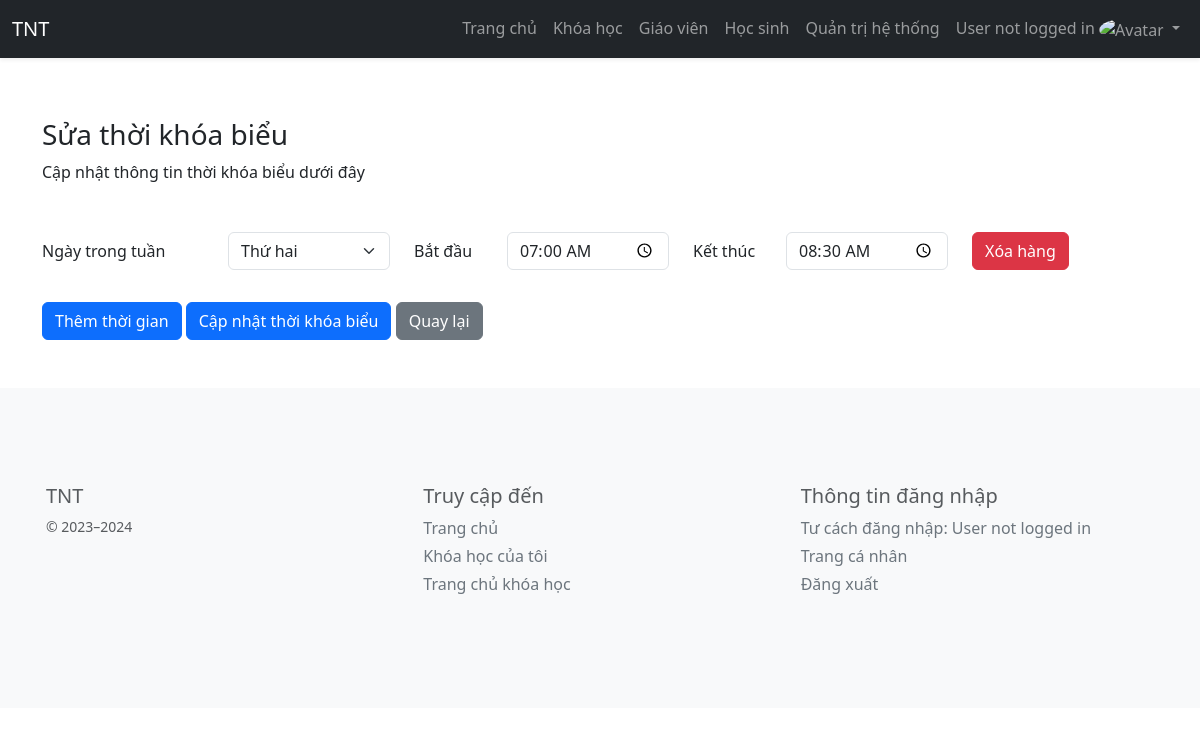
The app's page /admin/schedule_edit.php?id=1, older data.
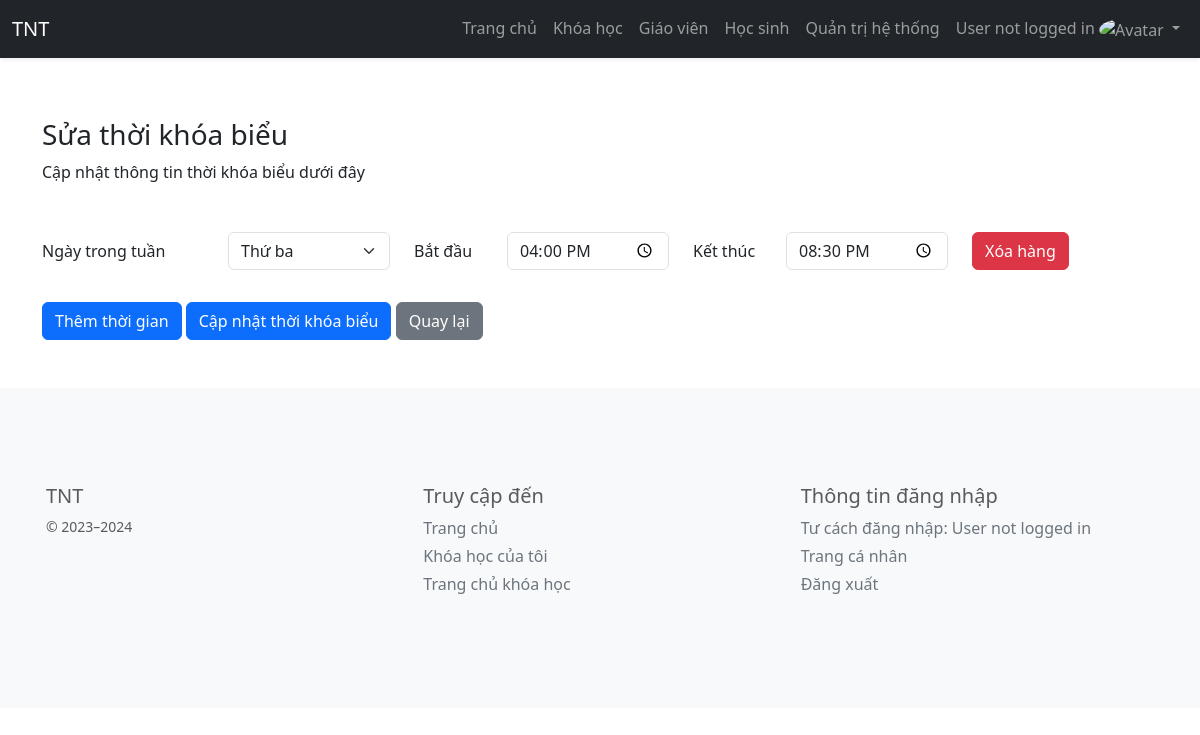
The same page, newer data.
### tables this page shows
CREATE TABLE `course_schedule` (
  `course_schedule_id` int(11) NOT NULL,
  `course_id` int(11) NOT NULL,
  `day_of_week` varchar(1) NOT NULL,
  `start_time` time NOT NULL,
  `end_time` time NOT NULL
);

### admin/schedule_edit.php (the view, shortened to what this page needs)
<?php
include("layout.php");
include_once("../config/connect.php");
$course_id = isset($_GET['id']) ? $_GET['id'] : '';
$sql_schedule = "SELECT * FROM course_schedule cs
INNER JOIN course c ON cs.course_id = c.course_id
WHERE cs.course_id = '$course_id'";
$result = mysqli_query($dbconnect, $sql_schedule);
$data = array();
if (mysqli_num_rows($result) > 0) {
    while ($row = mysqli_fetch_assoc($result)) {
        $data[] = $row;
    }
}
?>
<!DOCTYPE html>
<html lang="en">
<head>
    <link href="https://cdn.jsdelivr.net/npm/bootstrap@5.3.2/dist/css/bootstrap.min.css" rel="stylesheet"
>
</head>
<body>
    <header class="container mt-5">
        <h3>Sửa thời khóa biểu</h3>
        <p>Cập nhật thông tin thời khóa biểu dưới đây</p>
    </header>
    <div class="container mt-5">
        <form id="scheduleForm" action="process.php" method="post" class="needs-validation" novalidate>
            <div id="additionalTimes" class="mb-3 row">
                <?php foreach ($data as $row): ?>
                    <div class="mb-3 row">
                        <label for="dayOfWeek" class="col-sm-2 col-form-label">Ngày trong tuần</label>
                        <div class="col-sm-2">
                            <select class="form-select" name="dayOfWeek[]" required>
                                <option value="monday" <?php if ($row['day_of_week'] == '2') echo 'selected'; ?>>Thứ hai</option>
                                <option value="tuesday" <?php if ($row['day_of_week'] == '3') echo 'selected'; ?>>Thứ ba</option>
                            </select>
                        </div>
                        <label for="startTime" class="col-sm-1 col-form-label">Bắt đầu</label>
                        <div class="col-sm-2">
                            <input type="time" class="form-control" name="startTime[]" value="<?php echo $row['start_time']; ?>" required>
                        </div>
                        <label for="endTime" class="col-sm-1 col-form-label">Kết thúc</label>
                        <div class="col-sm-2">
                            <input type="time" class="form-control" name="endTime[]" value="<?php echo $row['end_time']; ?>" required>
                        </div>
                        <div class="col-sm-2">
                            <button type="button" class="btn btn-danger" onclick="removeTimeRow(this)"> Xóa hàng </button>
                        </div>
                    </div>
                <?php endforeach; ?>
            </div>
            <div class="mb-3 row">
                <div class="col-sm-12">
                <?php  mysqli_data_seek($result, 0); $row = mysqli_fetch_assoc($result)?>
                    <button type="button" class="btn btn-primary" onclick="addTimeRow()">Thêm thời gian</button>
                    <button type="submit" class="btn btn-primary" name="update_schedule">Cập nhật thời khóa biểu</button>
                    <a href="course_show.php?id=<?php echo $course_id;?>&teacher_id=<?php echo $row['teacher_id'];?>" type="button" class="btn btn-secondary">Quay lại</a>
                </div>
            </div>
        </form>
    </div>
        <?php include("../footer.php"); ?>
</body>
</html>

Row changes from the older to the newer data that the page shows:
changed course_schedule: day_of_week "Thứ hai" → "Thứ ba"; start_time "07:00:00" → "16:00:00"; end_time "08:30:00" → "20:30:00"
